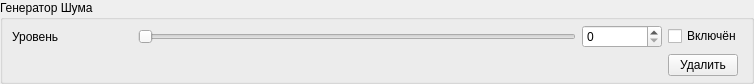
<?xml version="1.0" encoding="UTF-8"?>
<ui version="4.0">
 <class>NoiseGenerator</class>
 <widget class="QWidget" name="NoiseGenerator">
  <property name="geometry">
   <rect>
    <x>0</x>
    <y>0</y>
    <width>754</width>
    <height>76</height>
   </rect>
  </property>
  <property name="minimumSize">
   <size>
    <width>0</width>
    <height>0</height>
   </size>
  </property>
  <property name="maximumSize">
   <size>
    <width>16777215</width>
    <height>1000</height>
   </size>
  </property>
  <property name="windowTitle">
   <string>Form</string>
  </property>
  <layout class="QVBoxLayout" name="verticalLayout">
   <property name="spacing">
    <number>0</number>
   </property>
   <property name="leftMargin">
    <number>0</number>
   </property>
   <property name="topMargin">
    <number>0</number>
   </property>
   <property name="rightMargin">
    <number>0</number>
   </property>
   <property name="bottomMargin">
    <number>0</number>
   </property>
   <item alignment="Qt::AlignTop">
    <widget class="QGroupBox" name="root">
     <property name="maximumSize">
      <size>
       <width>16777215</width>
       <height>16777215</height>
      </size>
     </property>
     <property name="title">
      <string>Генератор Шума</string>
     </property>
     <layout class="QGridLayout" name="gridLayout">
      <property name="topMargin">
       <number>5</number>
      </property>
      <property name="bottomMargin">
       <number>5</number>
      </property>
      <item row="0" column="4">
       <widget class="QCheckBox" name="enable">
        <property name="minimumSize">
         <size>
          <width>70</width>
          <height>0</height>
         </size>
        </property>
        <property name="maximumSize">
         <size>
          <width>80</width>
          <height>16777215</height>
         </size>
        </property>
        <property name="text">
         <string>Включён</string>
        </property>
       </widget>
      </item>
      <item row="0" column="1">
       <widget class="QLabel" name="levelLabel">
        <property name="minimumSize">
         <size>
          <width>120</width>
          <height>0</height>
         </size>
        </property>
        <property name="text">
         <string>Уровень</string>
        </property>
       </widget>
      </item>
      <item row="0" column="2">
       <widget class="QSlider" name="levelSlider">
        <property name="minimumSize">
         <size>
          <width>100</width>
          <height>0</height>
         </size>
        </property>
        <property name="maximum">
         <number>100</number>
        </property>
        <property name="pageStep">
         <number>1</number>
        </property>
        <property name="orientation">
         <enum>Qt::Horizontal</enum>
        </property>
       </widget>
      </item>
      <item row="0" column="3">
       <widget class="QSpinBox" name="levelSpin">
        <property name="minimumSize">
         <size>
          <width>80</width>
          <height>0</height>
         </size>
        </property>
        <property name="maximumSize">
         <size>
          <width>16777215</width>
          <height>16777215</height>
         </size>
        </property>
        <property name="maximum">
         <number>100</number>
        </property>
        <property name="singleStep">
         <number>1</number>
        </property>
       </widget>
      </item>
      <item row="2" column="4">
       <widget class="QPushButton" name="remove">
        <property name="minimumSize">
         <size>
          <width>70</width>
          <height>0</height>
         </size>
        </property>
        <property name="maximumSize">
         <size>
          <width>70</width>
          <height>16777215</height>
         </size>
        </property>
        <property name="text">
         <string>Удалить</string>
        </property>
       </widget>
      </item>
     </layout>
    </widget>
   </item>
  </layout>
 </widget>
 <resources/>
 <connections/>
</ui>
